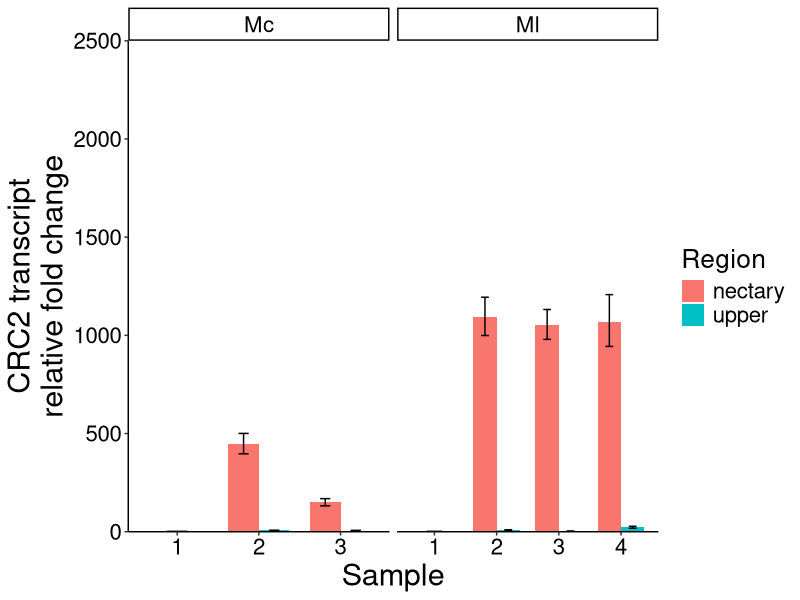
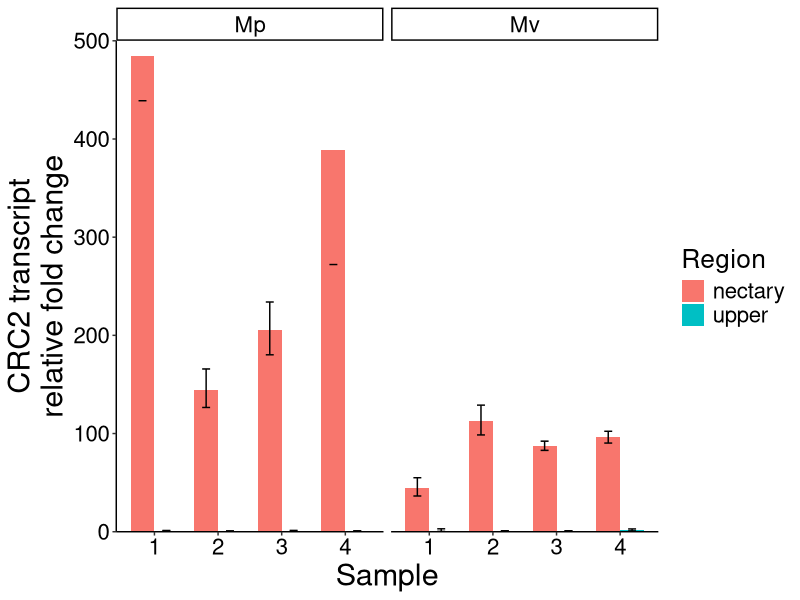
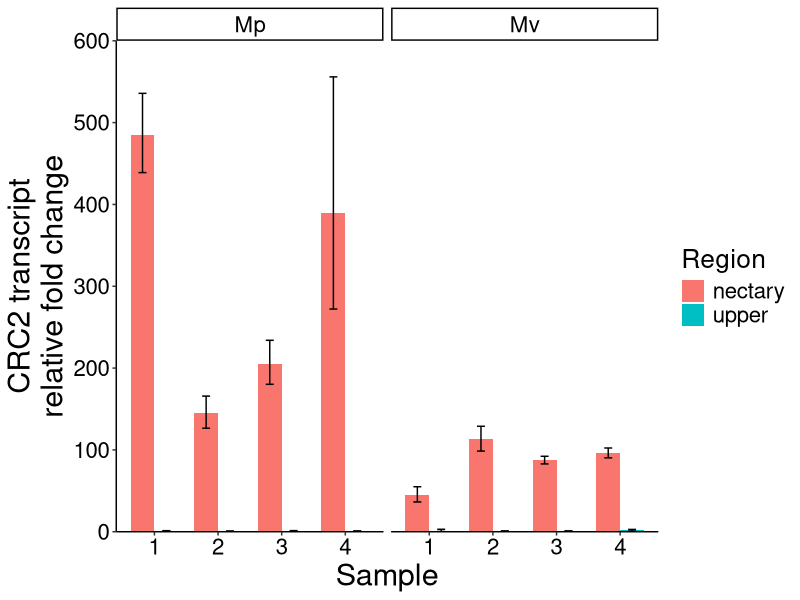
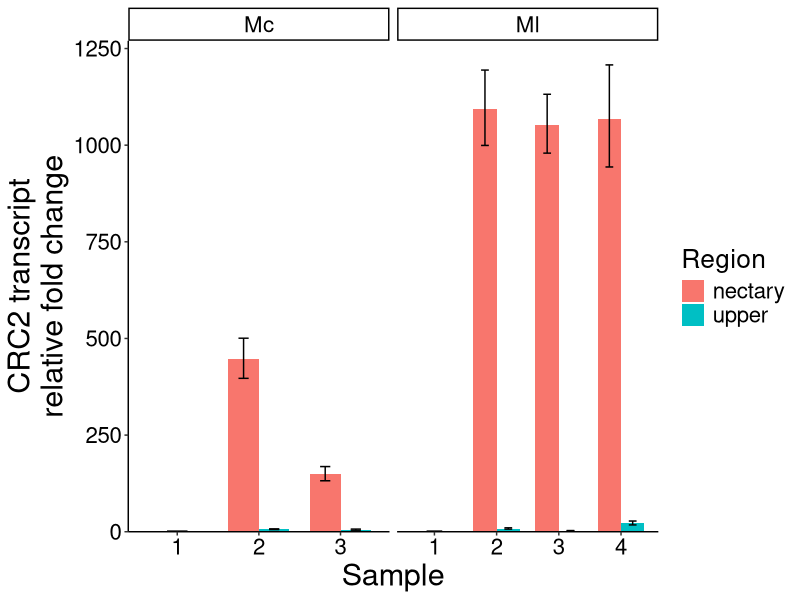
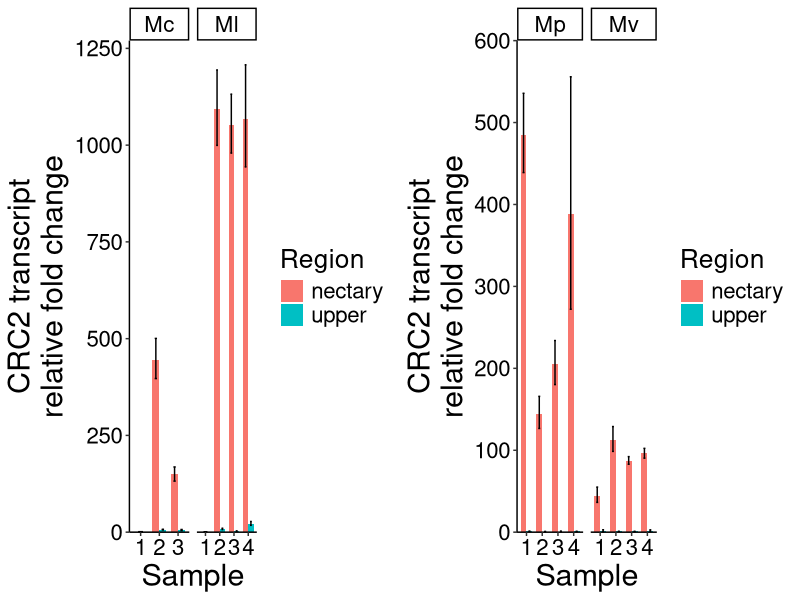
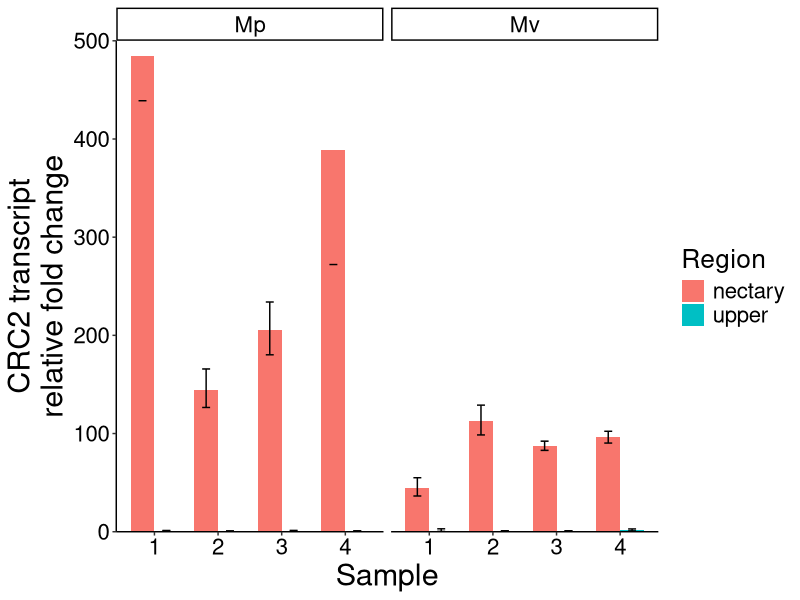
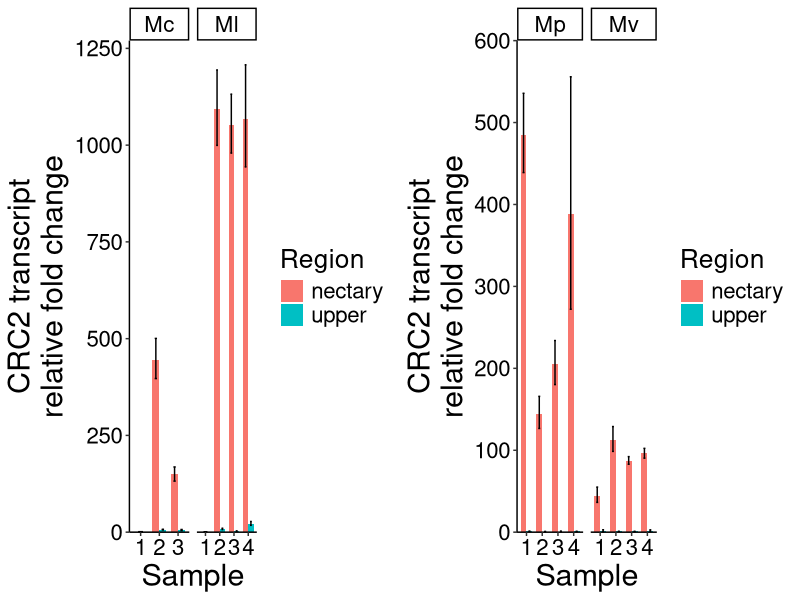

Reproduce these figures in R, in order.
#if(!require(devtools)) install.packages("devtools")
#devtools::install_github("kassambara/ggpubr")

library(ggplot2)
setwd("~/Desktop/Kramer Lab/R")
#ddcq calculated with average of the three technical duplicate cq values per primer

deltadeltaCRC2 <- read.csv("MqPCR_CRC2.csv")
deltadeltaCRC2 <- deltadeltaCRC2[c(1:29),c(1,5,10,12,13,14,15,16)]
colnames(deltadeltaCRC2) <- c("Sample","Target","ddCq", "plus","minus","species","region","number")
deltadeltaCRC2$number <- factor(deltadeltaCRC2$number)
show(deltadeltaCRC2)
# deltadeltaCRC2$plus <- log2(deltadeltaCRC2$plus)
# deltadeltaCRC2$minus <- log2(deltadeltaCRC2$minus)
# deltadeltaCRC2$ddCq <- log2(deltadeltaCRC2$ddCq)
# deltadeltaCRC2$line <- as.factor(substring(deltadeltaCRC2$sample, 2,2))
# deltadeltaCRC2$Tissue <- as.factor(substring(deltadeltaCRC2$sample, 0, 1))
# deltadeltaCRC2$seedling <- as.factor(substring(deltadeltaCRC2$seedling, 6, 15))
# levels(deltadeltaCRC2$line) <- c("M","E")
# deltadeltaCRC2$new = factor(deltadeltaCRC2$Target, levels=c("HXK1-1","HXK1-2"), labels=c("HXK1 5'","HXK1 3'"))
# strength <- c("+","+","-","-","+","+","-","-","-","-","+","+")
# deltadeltaCRC2$strength <- as.factor(strength)

#GGplot for Mc and Ml
ggplot(subset(deltadeltaCRC2, deltadeltaCRC2$species == "Mc" | deltadeltaCRC2$species == "Ml"),
       aes(x=number, y=ddCq, fill=region))+
  geom_col(width = 0.75, position = "dodge")+
  geom_errorbar(aes(x=number, ymin=minus, ymax=plus),
                position = position_dodge(width = 0.75), width=0.25,color="black")+
  theme_classic()+
  # theme_presentation()+
  xlab("Sample")+ylab("CRC2 transcript\nrelative fold change")+
  scale_y_continuous(expand = c(0,0), limits = c(0,2500))+
  # scale_fill_manual(values=c("#F3756C","#009ADE","#39B600"),
  #                   labels=c("Nectary","Middle","Blade"))+
  facet_grid(.~species, scales = "free")+
  # scale_fill_manual(values=c("#F3756C","#009ADE"))+
  theme(
    legend.title = element_text(colour="black",size=19),
    legend.text = element_text(colour="black",size=16),
    axis.title = element_text(colour="black",size=22),
    axis.text = element_text(colour="black",size=16),
    strip.text = element_text(colour="black",size=16),
    # legend.position="none",
    # axis.title.x=element_blank(),
    # axis.text.x = element_text(angle = 50, hjust = 1, vjust=1)
  )+
  labs(fill="Region")

#GGplot for Mp and Mv
ggplot(subset(deltadeltaCRC2, deltadeltaCRC2$species == "Mp" | deltadeltaCRC2$species == "Mv"),
       aes(x=number, y=ddCq, fill=region))+
  geom_col(width = 0.75, position = "dodge")+
  geom_errorbar(aes(x=number, ymin=minus, ymax=plus),
                position = position_dodge(width = 0.75), width=0.25,color="black")+
  theme_classic()+
  # theme_presentation()+
  xlab("Sample")+ylab("CRC2 transcript\nrelative fold change")+
  scale_y_continuous(expand = c(0,0), limits = c(0,500))+
  # scale_fill_manual(values=c("#F3756C","#009ADE","#39B600"),
  #                   labels=c("Nectary","Middle","Blade"))+
  facet_grid(.~species, scales = "free")+
  # scale_fill_manual(values=c("#F3756C","#009ADE"))+
  theme(
    legend.title = element_text(colour="black",size=19),
    legend.text = element_text(colour="black",size=16),
    axis.title = element_text(colour="black",size=22),
    axis.text = element_text(colour="black",size=16),
    strip.text = element_text(colour="black",size=16),
    # legend.position="none",
    # axis.title.x=element_blank(),
    # axis.text.x = element_text(angle = 50, hjust = 1, vjust=1)
  )+
  labs(fill="Region")

ggsave(filename = "CWIN.pdf", height = 5.625, width = 12)



























#if(!require(devtools)) install.packages("devtools")
#devtools::install_github("kassambara/ggpubr")

library(ggplot2)
setwd("~/Desktop/Kramer Lab/R")
#ddcq calculated with average of the three technical duplicate cq values per primer

deltadeltaCRC2 <- read.csv("MqPCR_CRC2.csv")
deltadeltaCRC2 <- deltadeltaCRC2[c(1:29),c(1,5,10,12,13,14,15,16)]
colnames(deltadeltaCRC2) <- c("Sample","Target","ddCq", "plus","minus","species","region","number")
deltadeltaCRC2$number <- factor(deltadeltaCRC2$number)
show(deltadeltaCRC2)
# deltadeltaCRC2$plus <- log2(deltadeltaCRC2$plus)
# deltadeltaCRC2$minus <- log2(deltadeltaCRC2$minus)
# deltadeltaCRC2$ddCq <- log2(deltadeltaCRC2$ddCq)
# deltadeltaCRC2$line <- as.factor(substring(deltadeltaCRC2$sample, 2,2))
# deltadeltaCRC2$Tissue <- as.factor(substring(deltadeltaCRC2$sample, 0, 1))
# deltadeltaCRC2$seedling <- as.factor(substring(deltadeltaCRC2$seedling, 6, 15))
# levels(deltadeltaCRC2$line) <- c("M","E")
# deltadeltaCRC2$new = factor(deltadeltaCRC2$Target, levels=c("HXK1-1","HXK1-2"), labels=c("HXK1 5'","HXK1 3'"))
# strength <- c("+","+","-","-","+","+","-","-","-","-","+","+")
# deltadeltaCRC2$strength <- as.factor(strength)

#GGplot for Mc and Ml
ggplotMcMl <- ggplot(subset(deltadeltaCRC2, deltadeltaCRC2$species == "Mc" | deltadeltaCRC2$species == "Ml"),
                     aes(x=number, y=ddCq, fill=region))+
  geom_col(width = 0.75, position = "dodge")+
  geom_errorbar(aes(x=number, ymin=minus, ymax=plus),
                position = position_dodge(width = 0.75), width=0.25,color="black")+
  theme_classic()+
  # theme_presentation()+
  xlab("Sample")+ylab("CRC2 transcript\nrelative fold change")+
  scale_y_continuous(expand = c(0,0), limits = c(0,1270))+
  # scale_fill_manual(values=c("#F3756C","#009ADE","#39B600"),
  #                   labels=c("Nectary","Middle","Blade"))+
  facet_grid(.~species, scales = "free")+
  # scale_fill_manual(values=c("#F3756C","#009ADE"))+
  theme(
    legend.title = element_text(colour="black",size=19),
    legend.text = element_text(colour="black",size=16),
    axis.title = element_text(colour="black",size=22),
    axis.text = element_text(colour="black",size=16),
    strip.text = element_text(colour="black",size=16),
    # legend.position="none",
    # axis.title.x=element_blank(),
    # axis.text.x = element_text(angle = 50, hjust = 1, vjust=1)
  )+
  labs(fill="Region")

#GGplot for Mp and Mv
ggplotMpMv <- ggplot(subset(deltadeltaCRC2, deltadeltaCRC2$species == "Mp" | deltadeltaCRC2$species == "Mv"),
                     aes(x=number, y=ddCq, fill=region))+
  geom_col(width = 0.75, position = "dodge")+
  geom_errorbar(aes(x=number, ymin=minus, ymax=plus),
                position = position_dodge(width = 0.75), width=0.25,color="black")+
  theme_classic()+
  # theme_presentation()+
  xlab("Sample")+ylab("CRC2 transcript\nrelative fold change")+
  scale_y_continuous(expand = c(0,0), limits = c(0,600))+
  # scale_fill_manual(values=c("#F3756C","#009ADE","#39B600"),
  #                   labels=c("Nectary","Middle","Blade"))+
  facet_grid(.~species, scales = "free")+
  # scale_fill_manual(values=c("#F3756C","#009ADE"))+
  theme(
    legend.title = element_text(colour="black",size=19),
    legend.text = element_text(colour="black",size=16),
    axis.title = element_text(colour="black",size=22),
    axis.text = element_text(colour="black",size=16),
    strip.text = element_text(colour="black",size=16),
    # legend.position="none",
    # axis.title.x=element_blank(),
    # axis.text.x = element_text(angle = 50, hjust = 1, vjust=1)
  )+
  labs(fill="Region")

show(ggplotMpMv)
show(ggplotMcMl)

install.packages("ggpubr")
library(ggpubr)
ggarrange(ggplotMcMl,ggplotMpMv)

ggsave(filename = "CRC2.pdf", height = 5.625, width = 12)


